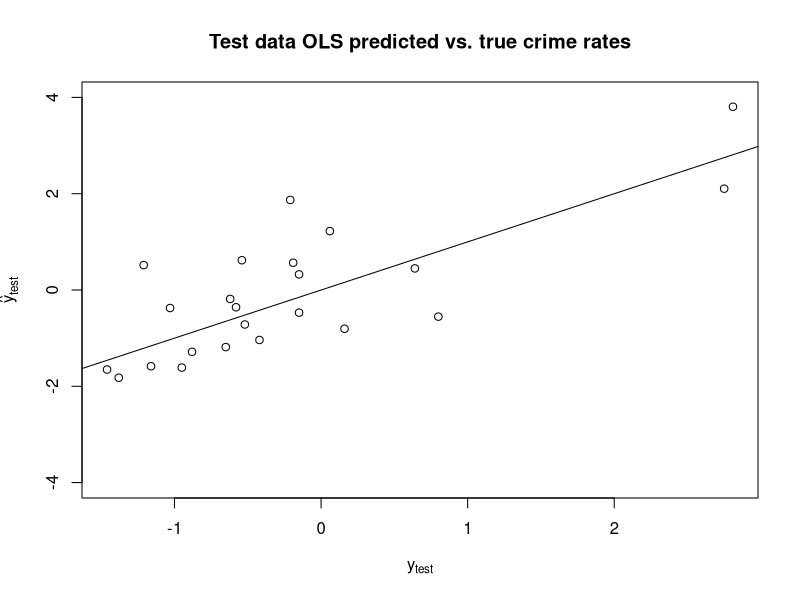
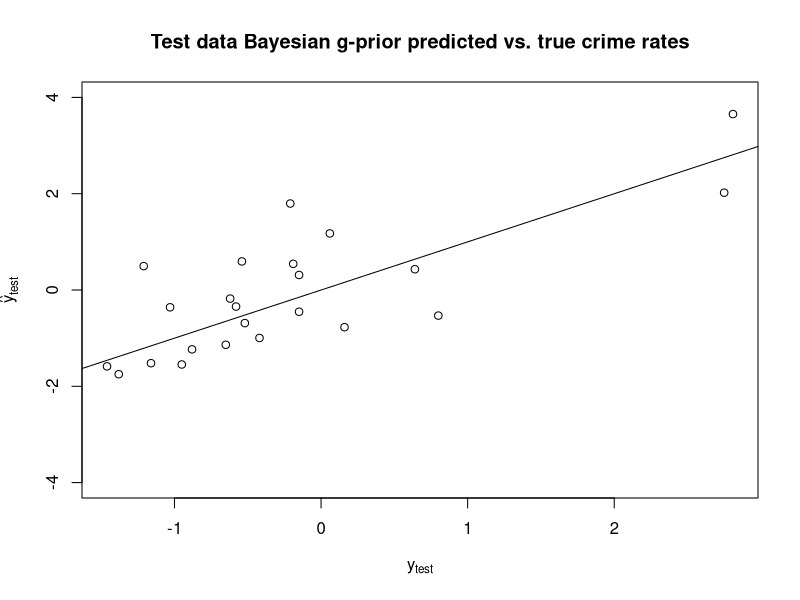

Write R code to recreate these figures, in order.
## ---- chunk 1
library(knitr)
opts_chunk$set(
  echo = TRUE,
  warning = FALSE,
  message = FALSE,
  error = FALSE
)
## ---- chunk 2
crime.data <- read.table("data/crime.txt", header = TRUE)
yf <- crime.data[, 1]; Xf <- as.matrix(crime.data[, -1])
## ---- chunk 3
library(mvtnorm)

# dimensions and invariant g-prior
n <- length(yf) -> g
p <- ncol(Xf)
beta_0 <- rep(0,p) # 15x1 zero vector
Sigma_0 <- diag(p) # 15x15 identity matrix
a <- 1 -> b

S <- 5000 # MCMC samples

# storage
beta_sam <- matrix(0, nrow=S, ncol=p)
sigma2_sam <- numeric(S)
## ---- chunk 4
# constant quantities
XtX_inv <- solve(t(Xf) %*% Xf)
yTy <- sum(yf^2)
XtX_inv_Xt_y <- XtX_inv %*% t(Xf) %*% yf

# parameters
beta_n <- (g / (g + 1)) * XtX_inv_Xt_y
Sig_constant <- (g / (g + 1)) * XtX_inv
a_tilde <- a+(n/2)
b_tilde <- b + yTy / 2 - 
  (g / (2 * (g + 1))) * (t(yf) %*% Xf %*% XtX_inv %*% t(Xf) %*% yf)
## ---- chunk 5
set.seed(465)
for (i in 1:S) {
  sigma2_sam[i] <- 1 / rgamma(1, shape = a_tilde, rate = b_tilde)
  Sigma_n <- Sig_constant * sigma2_sam[i]
  beta_sam[i, ] <- rmvnorm(1, mean = beta_n, sigma = Sigma_n)
}
## ---- chunk 6
posterior_means <- colMeans(beta_sam)
credible_intervals <- t(apply(beta_sam, 2, quantile, probs = c(0.025, 0.975)))

var_names <- colnames(Xf)
results <- data.frame(
  Variable = var_names,
  Posterior_Mean = round(posterior_means, 4),
  CI_Lower = round(credible_intervals[, 1], 4),
  CI_Upper = round(credible_intervals[, 2], 4),
  CI_Excludes_Zero = (credible_intervals[, 1] > 0) | (credible_intervals[, 2] < 0)
)
results
## ---- chunk 7
set.seed(465)

# randomly sample 23 indices for test set
i_test <- sample(1:n,23)

y_tr <- yf[-i_test]
X_tr <- Xf[-i_test,]
y_test <- yf[i_test]
X_test <- Xf[i_test,]
## ---- chunk 8
ols <- lm(y_tr~-1+X_tr)
beta_ols <- ols$coef
y_hat_test <- X_test %*% beta_ols
## ---- chunk 9
mspe <- mean((y_hat_test - y_test)^2)
mspe
## ---- chunk 10
plot(y_test, y_hat_test, 
     xlab = expression(y[test]), 
     ylab = expression(hat(y)[test]),,
     ylim = c(-4,4),
     main = "Test data OLS predicted vs. true crime rates")
abline(0, 1)
## ---- chunk 11
g <- nrow(X_tr)
## ---- chunk 12
beta_Bayes <- (g / (g + 1)) * solve(t(X_tr) %*% X_tr) %*% t(X_tr) %*% y_tr
y_hat_test_Bayes <- X_test %*% beta_Bayes
mspe_Bayes <- mean((y_hat_test_Bayes - y_test)^2)
## ---- chunk 13
plot(y_test, y_hat_test_Bayes, 
     xlab = expression(y[test]), 
     ylab = expression(hat(y)[test]),
     ylim = c(-4,4),
     main = "Test data Bayesian g-prior predicted vs. true crime rates")
abline(0, 1)
